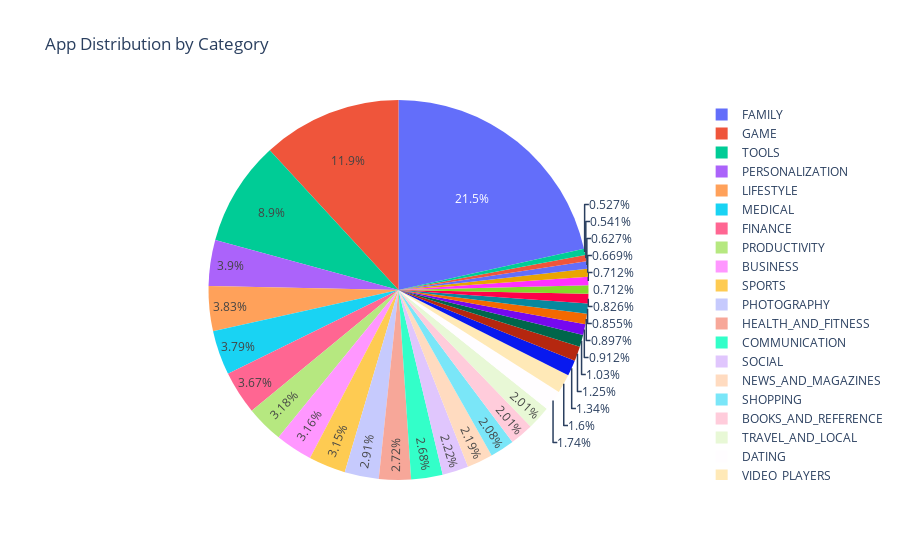

Source (notebook cell):
### Code cell
fig = px.pie(df, names='Category', title='App Distribution by Category')
fig.show()

### Figure 1 — Plotly figure (JSON) as saved in the notebook; plotly's stock layout.template omitted (floating-point values rounded to 4 significant figures; data arrays with more than 128 entries replaced by an {"elided": "..."} marker saying what was removed)
{"data": [{"domain": {"x": [0, 1], "y": [0, 1]}, "hovertemplate": "Category=%{label}<extra></extra>", "labels": {"elided": "7021 str values"}, "legendgroup": "", "name": "", "showlegend": true, "type": "pie"}], "layout": {"legend": {"tracegroupgap": 0}, "title": {"text": "App Distribution by Category"}}}
